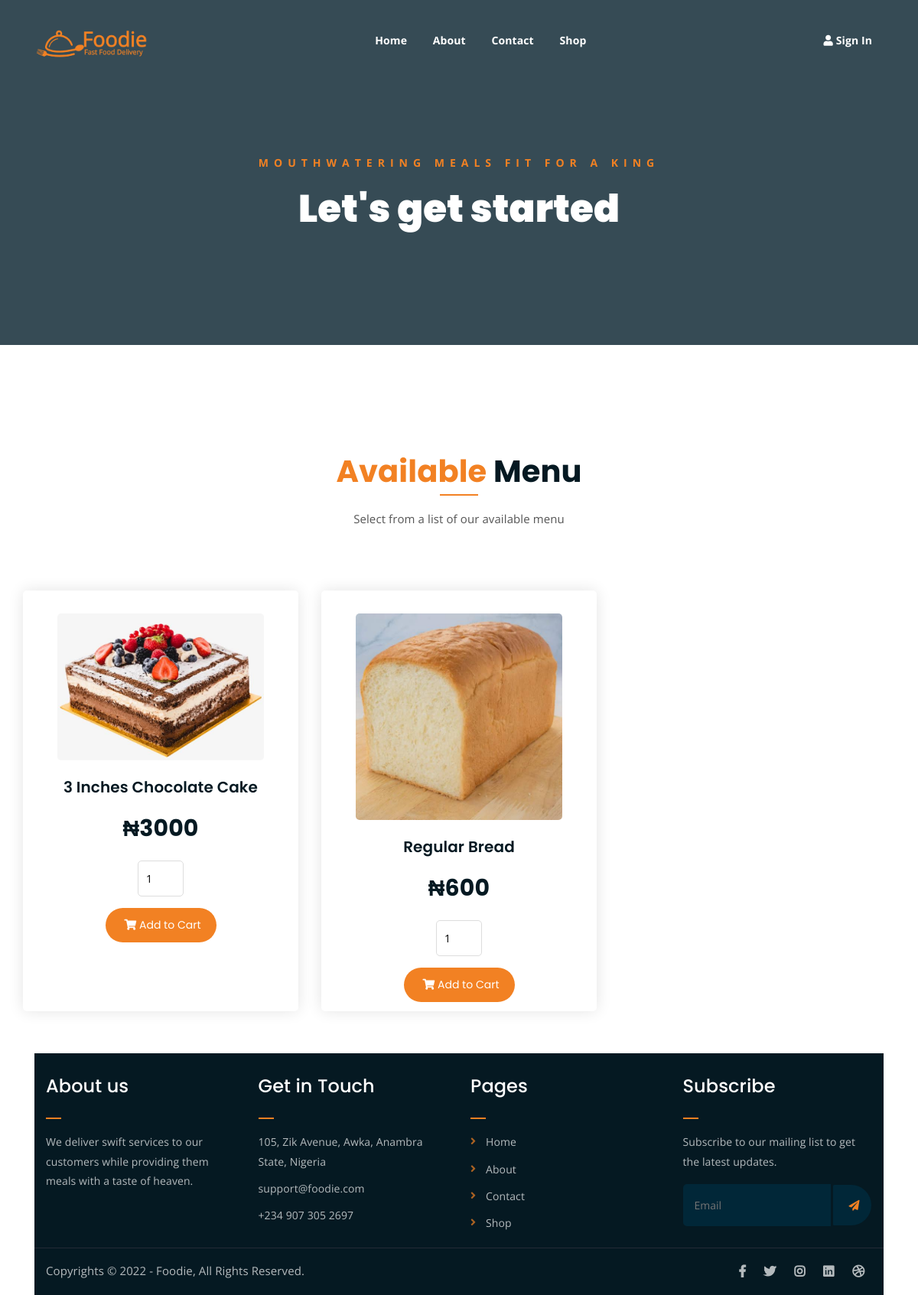
/shop2.php?userid=RES264, run on the app's committed database.
### tables this page shows
CREATE TABLE `menu` (
  `id` int(11) NOT NULL,
  `menuid` varchar(150) NOT NULL,
  `name` varchar(210) NOT NULL,
  `pic` varchar(250) NOT NULL,
  `price` int(11) NOT NULL,
  `userid` varchar(100) NOT NULL,
  `updated_at` timestamp NOT NULL DEFAULT current_timestamp() ON UPDATE current_timestamp()
);

### shop2.php (the view, shortened to what this page needs)
<?php
include ('header.php');
?>
	<div class="breadcrumb-section breadcrumb-bg">
		<div class="container">
			<div class="row">
				<div class="col-lg-8 offset-lg-2 text-center">
					<div class="breadcrumb-text">
						<p>mouthwatering meals fit for a king </p>
						<h1>Let's get started</h1>
					</div>
				</div>
			</div>
		</div>
	</div>
	<div class="product-section mt-150 mb-150">
		<div class="container">
			<div class="row">
				<div class="col-lg-8 offset-lg-2 text-center">
					<div class="section-title">
						<h3><span class="orange-text">Available</span> Menu</h3>
						<p>Select from a list of our available menu</p>
					</div>
				</div>
			</div>
			<div class="row">
			<?php
			require 'connection.php';
			$config = new mysqli ($host, $user, $pwd, $database);
			if(isset($_GET['userid'])){
				$userid = $_GET['userid'];
				$query2  = "SELECT * FROM menu WHERE userid = '$userid' ORDER BY name ASC";
                $result2 = $config->query($query2);
                if($result2->num_rows > 0){
					$count=0;
                  while($row = $result2 -> fetch_array()){
					if ($count == 0)
					 echo "<div class='row'>";
					 ?>
				<div class="col-lg-4 col-md-6 text-center">
					<div class="single-product-item">
						<form method ="POST" action="cart.php?action=add&menuid=<?php echo $row["menuid"]; ?>">
						<div class="product-image">
						<?php echo "<a class='pic' href='#'><img src="."assets/img/".$row['pic']."></a>"; ?></div>
						<h3><?php echo $row['name']?></h3>
						<p class="product-price">&#8358;<?php echo $row['price']?></p>
						<input type="number"  min="1" max="25" name="quantity" class="product-price" value="1" style="width: 60px;"> </h5>
						<br>
						<button type="submit" name="add" class="cart-btn" ><i class='fas fa-shopping-cart'></i> Add to Cart</button>
						</form>
					</div>
				</div>
			<?php
$count++;
}
?>
	</div>
</div>
  <?php
}
			}
?>
<?php
include ('footer.php');
?>

### assets/css/main.css (style rules this page uses)
html { font-size: 14px; font-weight: 400; line-height: 28px; height: 100%; }
body { font-family: "Open Sans", sans-serif; font-weight: 400; font-size: 1rem; letter-spacing: 0.1px; line-height: 1.8; color: #051922; overflow-x: hidden; }
body img { max-width: 100%; }
a { cursor: pointer; text-decoration: none; -webkit-transition: all 0.2s ease-in-out; -o-transition: all 0.2s ease-in-out; transition: all 0.2s ease-in-out; }
h1, .h1, h2, .h2, h3, .h3, h4, .h4, h5, .h5, h6, .h6 { font-family: "Poppins", sans-serif; font-weight: 700; margin: 0 0 1.25rem 0; color: #051922; }
h1:last-child, .h1:last-child, h2:last-child, .h2:last-child, h3:last-child, .h3:last-child, h4:last-child, .h4:last-child, h5:last-child, .h5:last-child, h6:last-child, .h6:last-child { margin: 0; }
h1, .h1 { font-size: 4rem; font-weight: 700; line-height: 4rem; }
h3, .h3 { font-size: 2rem; font-weight: 700; line-height: 2.25rem; }
p { font-family: "Open Sans", sans-serif; font-weight: 400; font-size: 1rem; letter-spacing: 0.1px; line-height: 1.8; color: #051922; margin: 0 0 1.25rem 0; }
p:last-child { margin: 0; }
.mt-150 { margin-top: 150px; }
.mb-150 { margin-bottom: 150px; }
.orange-text { color: #f28123; }
a.boxed-btn, a.bordered-btn, button.cart-btn, a.cart-btn { border-radius: 50px; }
.section-title h3 { font-size: 40px; position: relative; padding-bottom: 15px; }
.section-title h3:after { position: absolute; content: ""; left: 0px; right: 0px; bottom: 0px; width: 50px; height: 2px; background-color: #f28123; margin: 0 auto; }
.section-title p { font-size: 15px; width: 530px; margin: 0 auto; color: #555; margin-top: 10px; line-height: 1.8; }
.section-title { margin-bottom: 80px; }
.breadcrumb-bg { background-image: url(../img/breadcrumb-bg.jpg); }
.breadcrumb-text p { color: #f28123; font-weight: 700; text-transform: uppercase; letter-spacing: 7px; }
.breadcrumb-text h1 { font-size: 50px; font-weight: 900; color: #fff; margin: 0; margin-top: 20px; }
.breadcrumb-section { padding: 150px 0; background-size: cover; background-position: center center; position: relative; z-index: 1; background-attachment: fixed; padding-top: 200px; }
.breadcrumb-section:after { position: absolute; left: 0; top: 0; width: 100%; height: 100%; content: ""; background-color: #07212e; z-index: -1; opacity: 0.8; }
button[type="submit"], .search-bar-tablecell button[type="submit"] { border: none; background-color: #f28123; padding: 15px 30px; cursor: pointer; display: inline-block; border-radius: 50px; font-weight: 700; outline: none; }
button[type="submit"] i, .search-bar-tablecell button[type="submit"] i { margin-left: 5px; }
.product-image img { -webkit-transition: 0.3s; -o-transition: 0.3s; transition: 0.3s; }
button.cart-btn, a.cart-btn { -webkit-transition: 0.3s; -o-transition: 0.3s; transition: 0.3s; }
.pic { height: 200px; width: 250px; }
button.cart-btn { font-weight: 400; }
button[type="submit"]:hover, button.cart-btn, a.cart-btn:hover { background-color: #051922; color: #f28123; }
.single-product-item { -webkit-transition: 0.3s; -o-transition: 0.3s; transition: 0.3s; }
html, body { height: 100%; }
.single-product-item { margin-bottom: 30px; height: 550px; }
.product-image { padding: 30px; padding-bottom: 0; }
.product-image img { width: 90%; border-radius: 5px; margin-bottom: 20px; }
.single-product-item h3 { font-size: 20px; font-weight: 600; margin-bottom: 10px; }
p.product-price { font-family: "Poppins", sans-serif; font-size: 30px; font-weight: 700; margin-bottom: 15px; }
button.cart-btn, a.cart-btn { font-family: "Poppins", sans-serif; display: inline-block; background-color: #f28123; color: #fff; padding: 10px 20px; }
input[type="number"] { border: 1px solid #ddd; border-radius: 5px; padding: 10px; width: 100px; margin-bottom: 15px; }
.single-product-item { -webkit-box-shadow: 0 0 20px #e4e4e4; box-shadow: 0 0 20px #e4e4e4; padding-bottom: 50px; border-radius: 5px; }

### data on the page
menu: pic (picture), name "3 Inches Chocolate Cake", price "3000"
menu: pic (picture), name "Regular Bread", price "600"
